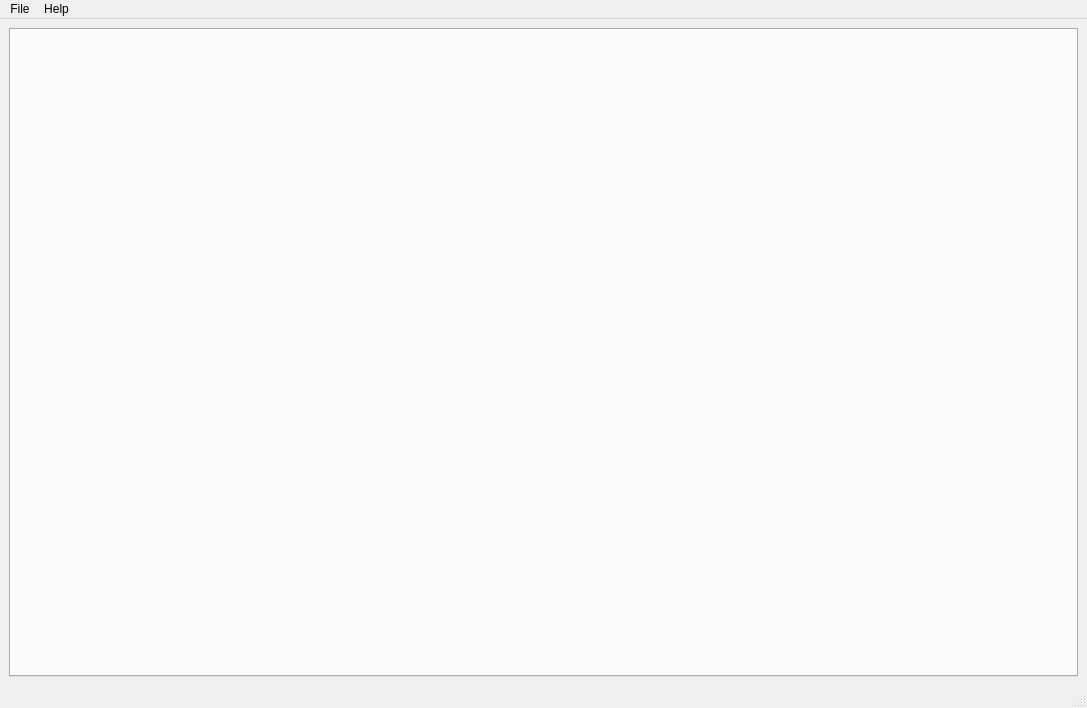
<?xml version="1.0" encoding="UTF-8"?>
<ui version="4.0">
 <class>UnvisualKode</class>
 <widget class="QMainWindow" name="UnvisualKode">
  <property name="geometry">
   <rect>
    <x>0</x>
    <y>0</y>
    <width>1087</width>
    <height>708</height>
   </rect>
  </property>
  <property name="windowTitle">
   <string>UnvisualKode</string>
  </property>
  <widget class="QWidget" name="centralwidget">
   <layout class="QGridLayout" name="gridLayout">
    <item row="0" column="0">
     <widget class="QTabWidget" name="tabWidget">
      <property name="currentIndex">
       <number>-1</number>
      </property>
     </widget>
    </item>
   </layout>
  </widget>
  <widget class="QStatusBar" name="statusbar"/>
  <widget class="QMenuBar" name="menubar">
   <property name="geometry">
    <rect>
     <x>0</x>
     <y>0</y>
     <width>1087</width>
     <height>30</height>
    </rect>
   </property>
   <widget class="QMenu" name="menuFIle">
    <property name="title">
     <string>File</string>
    </property>
    <addaction name="actionNew_file"/>
    <addaction name="actionOpen_file"/>
    <addaction name="actionSave_file"/>
    <addaction name="actionSave_file_as"/>
    <addaction name="separator"/>
    <addaction name="actionNew_window"/>
   </widget>
   <widget class="QMenu" name="menuHelp">
    <property name="title">
     <string>Help</string>
    </property>
    <addaction name="actionSite"/>
    <addaction name="actionAbout"/>
   </widget>
   <addaction name="menuFIle"/>
   <addaction name="menuHelp"/>
  </widget>
  <action name="actionNew_file">
   <property name="text">
    <string>New file</string>
   </property>
   <property name="shortcut">
    <string>Ctrl+N</string>
   </property>
  </action>
  <action name="actionOpen_file">
   <property name="text">
    <string>Open file</string>
   </property>
   <property name="shortcut">
    <string>Ctrl+O</string>
   </property>
  </action>
  <action name="actionSave_file">
   <property name="text">
    <string>Save file</string>
   </property>
   <property name="shortcut">
    <string>Ctrl+S</string>
   </property>
  </action>
  <action name="actionUndo">
   <property name="text">
    <string>Undo</string>
   </property>
   <property name="shortcut">
    <string>Ctrl+Z</string>
   </property>
  </action>
  <action name="actionRedo">
   <property name="text">
    <string>Redo</string>
   </property>
   <property name="shortcut">
    <string>Ctrl+Y</string>
   </property>
  </action>
  <action name="actionCut">
   <property name="text">
    <string>Cut</string>
   </property>
   <property name="shortcut">
    <string>Ctrl+X</string>
   </property>
  </action>
  <action name="actionCopy">
   <property name="text">
    <string>Copy</string>
   </property>
   <property name="shortcut">
    <string>Ctrl+C</string>
   </property>
  </action>
  <action name="actionPaste">
   <property name="text">
    <string>Paste</string>
   </property>
   <property name="shortcut">
    <string>Ctrl+V</string>
   </property>
  </action>
  <action name="actionFind">
   <property name="text">
    <string>Find</string>
   </property>
   <property name="shortcut">
    <string>Ctrl+F</string>
   </property>
  </action>
  <action name="actionReplace">
   <property name="text">
    <string>Replace</string>
   </property>
   <property name="shortcut">
    <string>Ctrl+H</string>
   </property>
  </action>
  <action name="actionToggle_Line_Comment">
   <property name="text">
    <string>Toggle Line Comment</string>
   </property>
   <property name="shortcut">
    <string>Ctrl+/</string>
   </property>
  </action>
  <action name="actionToggle_Block_COmment">
   <property name="text">
    <string>Toggle Block Comment</string>
   </property>
   <property name="shortcut">
    <string>Ctrl+Shift+A</string>
   </property>
  </action>
  <action name="actionSelect_All">
   <property name="text">
    <string>Select All</string>
   </property>
   <property name="shortcut">
    <string>Ctrl+A</string>
   </property>
  </action>
  <action name="actionMove_Line_Up">
   <property name="text">
    <string>Move Line Up</string>
   </property>
   <property name="shortcut">
    <string>Alt+Up</string>
   </property>
  </action>
  <action name="actionMove_Line_Down">
   <property name="text">
    <string>Move Line Down</string>
   </property>
   <property name="shortcut">
    <string>Alt+Down</string>
   </property>
  </action>
  <action name="actionAbout">
   <property name="text">
    <string>About UnvisualKode</string>
   </property>
  </action>
  <action name="actionSite">
   <property name="text">
    <string>Report a bug or suggest a feature</string>
   </property>
  </action>
  <action name="actionNew_window">
   <property name="text">
    <string>New window</string>
   </property>
   <property name="shortcut">
    <string>Ctrl+Shift+N</string>
   </property>
  </action>
  <action name="actionSave_file_as">
   <property name="text">
    <string>Save file as</string>
   </property>
  </action>
 </widget>
 <resources/>
 <connections/>
</ui>
